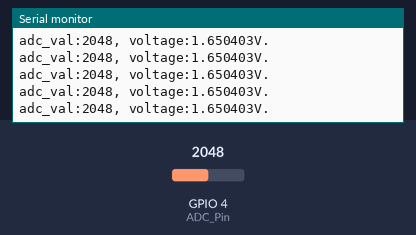
Simulated run of this sketch. Board: ESP32. On the bench: the last lines printed to the serial monitor. The test bench sets the inputs (shaded band); at power-on: GPIO 4 (ADC_Pin) = 2048.

Above: at 1.2 s.
1.3 s: GPIO 4 (ADC_Pin) set to 2866
At 1.31 s:
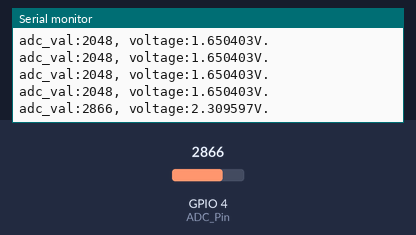
2.8 s: GPIO 4 (ADC_Pin) set to 3603
At 2.81 s:
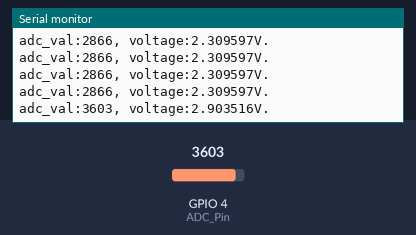
Timing chart, 0 to 5.8 s (numbered marks = the images above; inputs shaded):
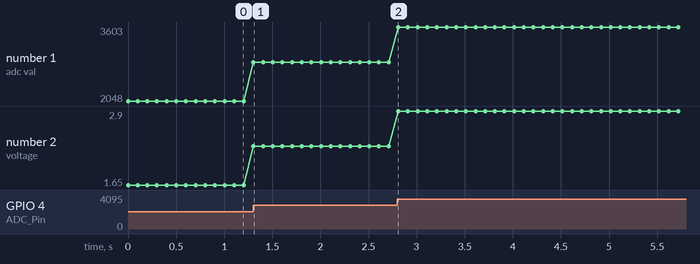

Measured:
- after the input at 1.3 s, the serial monitor: prints a new line at once (image 1)
- after the input at 2.8 s, the serial monitor: prints a new line at once (image 2)
- plotted number 1: 2048 → 2866 after the input at 1.3 s, 2866 → 3603 after the input at 2.8 s
- plotted number 2: 1.65 → 2.31 after the input at 1.3 s, 2.31 → 2.9 after the input at 2.8 s

The sketch:

ADC.ino
```cpp
int ADC_Pin = 4; //ADC2_0

uint32_t adc_val = 0; //存储电压值原始数据
double voltage = 0; //存储电压值

void setup() {
  // put your setup code here, to run once:
  Serial.begin(115200); //初始化串口
}

void loop() {
  // put your main code here, to run repeatedly:
  adc_val = analogRead(ADC_Pin); //读取IO口输入的电压原始数据
  voltage = (((double)adc_val)/4095)*3.3;  //将电压原始数据转换成实际电压值
  Serial.printf("adc_val:%d, voltage:%lfV.\r\n", adc_val, voltage); //输出电压原始数据和实际电压值
  delay(100);
}
```
